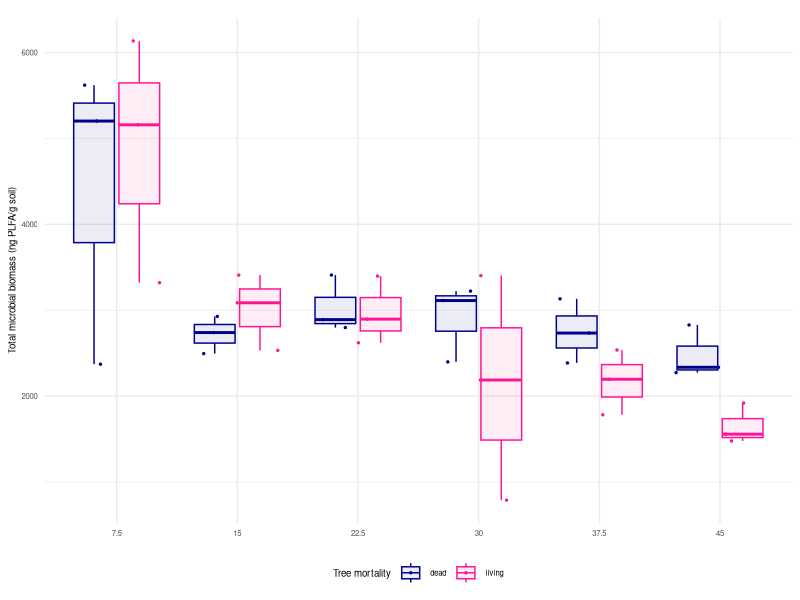

The R script that drew this image: (Note: this script raises an error after producing the figure.)
## ---- chunk 1
knitr::opts_chunk$set(echo = TRUE)
## ---- chunk 2
library(tidyverse)
library(ggpubr)
library(cowplot)
library(ggplot2)
## ---- chunk 3
# load in the metadata with PLFA data for all 36 samples
metadata36 <- read.csv("../../TidyData/Metadata/Results/per_sample_metadata_mip.csv")
## ---- chunk 4
discrete.depth = metadata36 # make a copy dataframe of the original metadata

discrete.depth$sample_depth_cm <- factor(discrete.depth$sample_depth_cm, levels=c("0-7.5", "7.5-15", "15-22.5", "22.5-30", "30-37.5", "37.5-45")) # values in this column are characters so plots won't automatically arrange data in numerical order; set them in order of increasing depth (descending from surface)

discrete.depth = mutate(discrete.depth, core_bottom_depth_cm = as.character(core_bottom_depth_cm)) # make a dataframe in which depth is a discrete variable
discrete.depth$core_bottom_depth_cm <- factor(discrete.depth$core_bottom_depth_cm, levels=c("7.5", "15", "22.5", "30", "37.5", "45")) # put the levels of depth in order
## ---- chunk 5
xvar = discrete.depth$core_bottom_depth_cm
  
boxplot = geom_boxplot(alpha = 0.075) # add boxplot layer, make fill mostly transparent

points = geom_jitter(size = 0.5, position = position_jitterdodge(jitter.width = 0.4, dodge.width = 0.75)) # add raw datapoint layer. Dodge so living and dead points are separated and overlay their boxplots. Jitter optional.

fillcolor = scale_fill_manual(name = "Tree mortality", values = c("darkblue", "deeppink")) # color the semi-transparent box fill, name legend

dotlinecolor = scale_color_manual(name = "Tree mortality", values = c("darkblue", "deeppink")) # color the points and lines, name legend consistently

background = theme_minimal() # visually simplify background

xaxislabel = xlab("") # set x-axis label

theme = theme(text = element_text(size = 7), # set font size
              plot.margin = margin(t = 13, r = 5.5, b = 5.5, l = 5.5), # set margin widths: widen left margin of each plot so the panel labels can fit in top left. 5.5 is default pt size for margins in ggplot.
              axis.title.x = element_blank(), # no x-axis, if doing shared x-axis later
              legend.position = "bottom"
)

ymax = ylim(0, 2050) # for bac and fun panels only: set common y-axis limit to enable side-by-side comparison 

add_leg_box = theme( # optional: add to whichever panel the legend grob gets grabbed from so the final legend has a box around it 
    legend.background = element_rect(
      color = "black",
      linewidth = 0.5,
      linetype = "solid"
    )
  )

legend = theme(legend.position = "none")
## ---- chunk 6
mic = mic = ggplot(discrete.depth, aes(xvar, PLFA_Total_Living_Microbial_Biomass_ng_g, fill = Tree_Health, color = Tree_Health)) +
  boxplot +
  points +
  fillcolor +
  dotlinecolor +
  background +
  xaxislabel +
  ylab("Total microbial biomass (ng PLFA/g soil)") +
  theme

mic
## ---- chunk 7
bac = ggplot(discrete.depth, aes(x = xvar, y = PLFA_Total_Bacteria_ng_g, fill = Tree_Health, color = Tree_Health)) +  
  boxplot +
  points +
  fillcolor +
  dotlinecolor +
  background +
  xaxislabel +
  ylab("Total bacterial biomass (ng PLFA/g soil)") +
  font +
  theme +
  ymax

bac
## ---- chunk 8
fun = ggplot(discrete.depth, aes(x = xvar, y = PLFA_Total_Fungi_ng_g, fill = Tree_Health, color = Tree_Health)) +  
  boxplot +
  points +
  fillcolor +
  dotlinecolor +
  background +
  xaxislabel +
  ylab("Total fungal biomass (ng PLFA/g soil)") +
  theme + 
  ymax

fun
## ---- chunk 9
discrete.depth = discrete.depth %>% 
  mutate(PLFA_fungi_to_bacteria_ratio = (PLFA_Total_Fungi_ng_g/PLFA_Total_Bacteria_ng_g)) # add column to discrete.depth metadata dataframe with computed fungi:bacteria ratio, based on PLFA biomass of fungi and bacteria

fb_ratio = ggplot(discrete.depth, aes(x = xvar, y = PLFA_fungi_to_bacteria_ratio, fill = Tree_Health, color = Tree_Health)) +
  boxplot +
  points +
  fillcolor +
  dotlinecolor +
  background +
  xaxislabel +
  ylab("Fungi:bacteria biomass ratio") +
  theme

fb_ratio
## ---- chunk 10
supFig3_1row = ggpubr::ggarrange(
  mic, bac, fun, fb_ratio, # list of boxplots to be panels
  labels = c("A", "B", "C", "D"), # labels for each panel
  font.label = list(size = 10, color = "black", face = "bold", family = NULL),
  widths = c(4,4,4,4),
  heights = c(3),
  #hjust = -1,
  label.x = 0.25,
  label.y = 1.02,
  common.legend = FALSE, # common legend for all panels
  legend = "none", # legend displayed above all panels
  align = "h", # align panels horizontally
  nrow = 1, ncol = 4 # arrange panels in one long row
)
supFig3_1row
## ---- chunk 11
blank = ggplot(discrete.depth, aes(x = , y = )) + theme_minimal()
blank
## ---- chunk 12
supFig3_1row_sharedxlab <- annotate_figure(supFig3_1row,
                bottom = text_grob("Core bottom depth (cm)", color = "black", size = 7))
supFig3_1row_sharedxlab
## ---- chunk 13
supFig3_1row_space = ggpubr::ggarrange(
  supFig3_1row_sharedxlab, blank, # list of boxplots to be panels
  widths = c(1,1),
  heights = c(8,1),
  common.legend = FALSE, # common legend for all panels
  legend = "none", # legend displayed above all panels
  align = "h", # align panels horizontally
  nrow = 2, ncol = 1 # arrange panels in one long row
)
supFig3_1row_space
## ---- chunk 14
leg = ggpubr::get_legend(mic + 
                  labs(fill = "Tree mortality", color = "Tree mortality") +
                  guides(fill = guide_legend(), color = guide_legend()))

final = ggdraw(supFig3_1row_space) + draw_grob(leg, hjust = 0, vjust = 0.45)
final
## ---- chunk 15
# set size and resolution parameters

# requirements: 1000 ppi (pixels per inch), 140 mm wide
# 1 inch = 0.0393701 mm, 1 mm = 25.4 inches

ppi = 1000

w_mm = 190
hw_ratio = 1/3 # arbitrary

h_mm = w_mm*hw_ratio
w_i = w_mm/25.4
h_i = h_mm/25.4
## ---- chunk 16
# create the jpg figure file in this results folder and in the reports folder

jpeg("Results/SupFig3_1row_outline.jpg", width = w_i * ppi, height = h_i * ppi, res = ppi)

final
dev.off()
